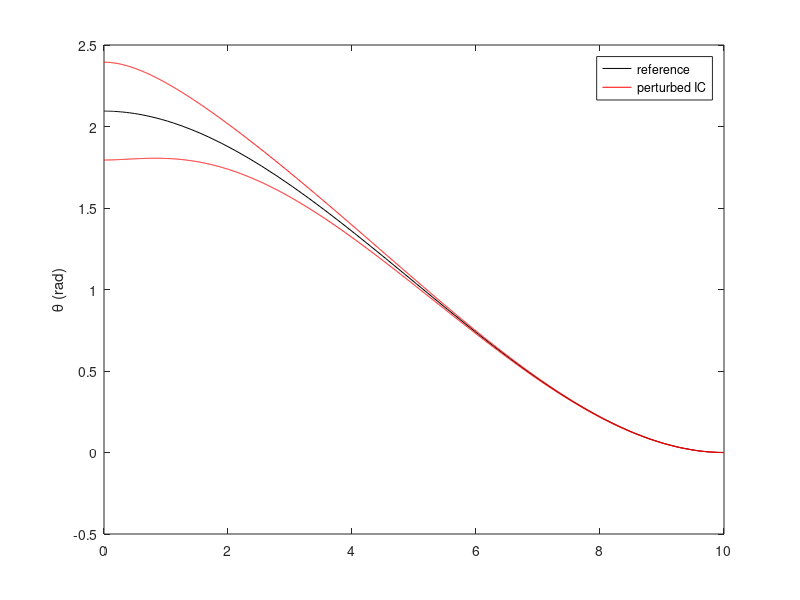
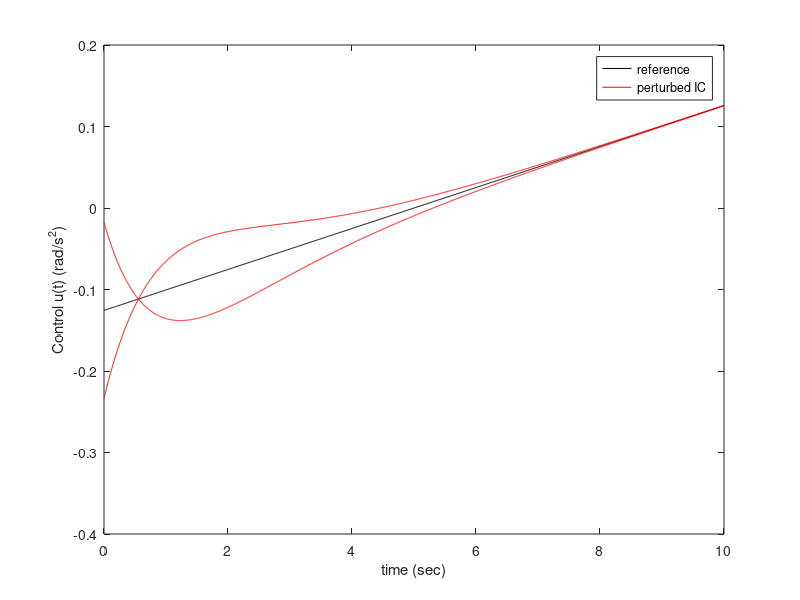

These figures' MATLAB source, in order:
function tracking_control
clear all
% Set up the time vector
tf=10;
time=[0:.01:10];
theta0=2*pi/3;thetaf=0;
a1=theta0;
a3=3*(thetaf-theta0)/tf^2;
a4=-2*(thetaf-theta0)/tf^3;

% initial conditions and tolerance
ICs = [theta0,0]; 
tolerance = 1e-12;
options = odeset('RelTol',tolerance,'AbsTol',tolerance);

% Integrate unperturbed optimal control reference trajectory
[timer, stater] = ode45(@reference, [0,tf], ICs, options);
% Integrate perturbed optimal control
[timep1, statep1] = ode45(@perturbed, [0,tf], [2*pi/3+0.3,0], options);
[timep2, statep2] = ode45(@perturbed, [0,tf], [2*pi/3-0.3,0], options);
% Obtain the nominal control
ur = 2*a3.*ones(1,length(time))+6*a4.*time;
% Obtain the tracking control
om=.6;kp=om^2;kd=2*om;
thetar1=a1.*ones(length(timep1),1)+a3.*timep1.^2+a4.*timep1.^3;
thetadotr1=2*a3.*timep1+3*a4.*timep1.^2;
up1 = 2*a3.*ones(length(timep1),1)+6*a4.*timep1-kp*(statep1(:,1)-thetar1)-kd*(statep1(:,2)-thetadotr1);
thetar2=a1.*ones(length(timep2),1)+a3.*timep2.^2+a4.*timep2.^3;
thetadotr2=2*a3.*timep2+3*a4.*timep2.^2;
up2 = 2*a3.*ones(length(timep2),1)+6*a4.*timep2-kp*(statep2(:,1)-thetar2)-kd*(statep2(:,2)-thetadotr2);

figure(1)
plot(timer,stater(:,1),'k',timep1,statep1(:,1),'r',timep2,statep2(:,1),'r')
ylabel('\theta (rad)');
legend('reference','perturbed IC')
figure(2)
plot(time,ur,'k',timep1,up1,'r',timep2,up2,'r')
xlabel('time (sec)');ylabel('Control u(t) (rad/s^2)');
legend('reference','perturbed IC')

end

function dstate = reference(t,state)

theta=state(1);
omega=state(2);
theta0=2*pi/3;thetaf=0;
tf=10;
a1=theta0;
a3=3*(thetaf-theta0)/tf^2;
a4=-2*(thetaf-theta0)/tf^3;
thetar=a1+a3*t^2+a4*t^3;
thetadotr=2*a3*t+3*a4*t^2;
ur = 2*a3+6*a4*t;

kp=.4; kd=1.25;
thetadot=omega;
omegadot=ur;
dstate = [thetadot;omegadot];
end

function dstate = perturbed(t,state)

theta=state(1);
omega=state(2);
theta0=2*pi/3;thetaf=0;
tf=10;
a1=theta0;
a3=3*(thetaf-theta0)/tf^2;
a4=-2*(thetaf-theta0)/tf^3;
thetar=a1+a3*t^2+a4*t^3;
thetadotr=2*a3*t+3*a4*t^2;
ur = 2*a3+6*a4*t;
om=.9;kp=om^2;kd=2*om;
upd = -kp*(theta-thetar)-kd*(omega-thetadotr);

kp=.4; kd=1.25;
thetadot=omega;
omegadot=ur+upd; % for open loop delete "+upd"
dstate = [thetadot;omegadot];
end
